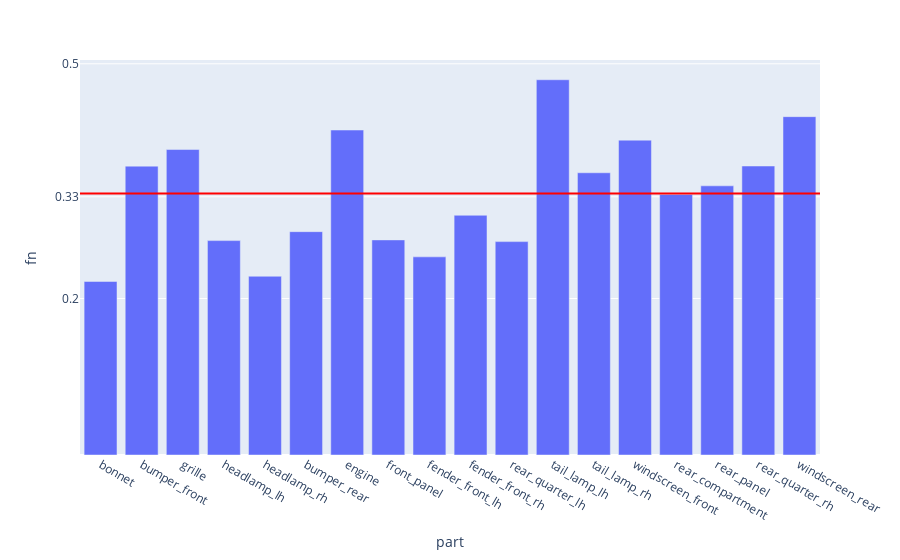

Notebook code cell kept with this figure:
### Code cell
fig = px.bar(evalMetrics, x = 'part', y = 'fn')

fig.add_hline(y=avgFn, line_width=2, line_color="red")

fig.update_layout(
    yaxis = dict(
        tickmode = 'array',
        tickvals = [np.format_float_positional(avgFn, 2), 0.2, 0.5, 0.7],
    )
)
fig

### Figure 1 — Plotly figure (JSON) as saved in the notebook; plotly's stock layout.template omitted (floating-point values rounded to 4 significant figures)
{"data": [{"alignmentgroup": "True", "hovertemplate": "part=%{x}<br>fn=%{y}<extra></extra>", "legendgroup": "", "marker": {"color": "#636efa", "pattern": {"shape": ""}}, "name": "", "offsetgroup": "", "orientation": "v", "showlegend": false, "textposition": "auto", "type": "bar", "x": ["bonnet", "bumper_front", "grille", "headlamp_lh", "headlamp_rh", "bumper_rear", "engine", "front_panel", "fender_front_lh", "fender_front_rh", "rear_quarter_lh", "tail_lamp_lh", "tail_lamp_rh", "windscreen_front", "rear_compartment", "rear_panel", "rear_quarter_rh", "windscreen_rear"], "xaxis": "x", "y": [0.2218, 0.3692, 0.3904, 0.274, 0.2285, 0.2854, 0.4154, 0.2749, 0.2532, 0.3064, 0.2727, 0.4796, 0.3607, 0.4024, 0.333, 0.344, 0.3694, 0.4324], "yaxis": "y"}], "layout": {"barmode": "relative", "legend": {"tracegroupgap": 0}, "margin": {"t": 60}, "shapes": [{"line": {"color": "red", "width": 2}, "type": "line", "x0": 0, "x1": 1, "xref": "x domain", "y0": 0.3341, "y1": 0.3341, "yref": "y"}], "xaxis": {"anchor": "y", "domain": [0, 1], "title": {"text": "part"}}, "yaxis": {"anchor": "x", "domain": [0, 1], "tickmode": "array", "tickvals": ["0.33", 0.2, 0.5, 0.7], "title": {"text": "fn"}}}}
